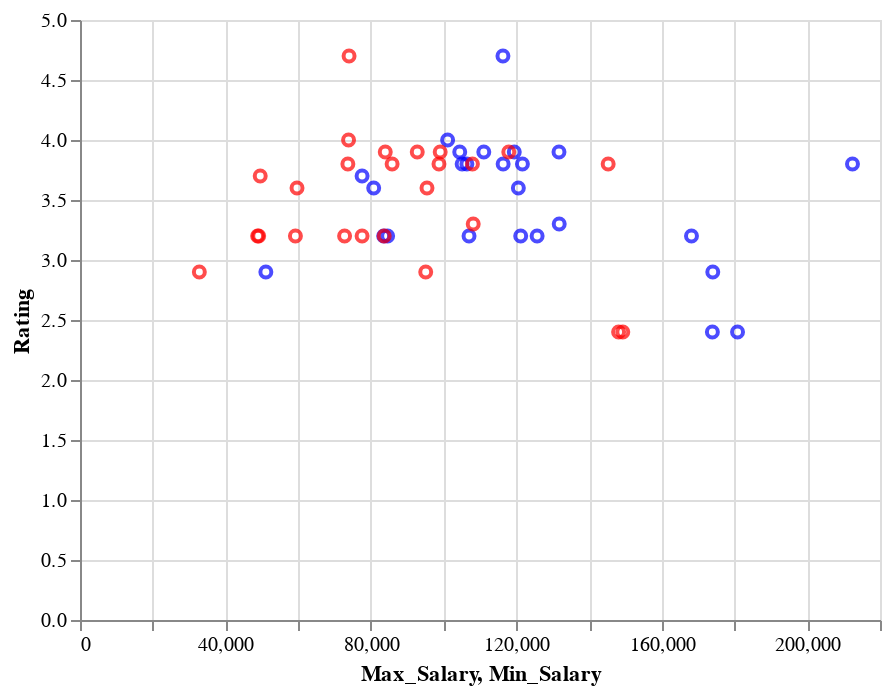

Here is the notebook cell this chart was saved with:
### Code cell
from altair import Chart
import altair as alt
import pandas as pd
from project_functions import clean_data, merge_field


sf = pd.read_csv(r'Data_Job_SF.csv')
ny = pd.read_csv(r'Data_Job_NY.csv')
tx = pd.read_csv(r'Data_Job_TX.csv')
wa = pd.read_csv(r'Data_Job_WA.csv')
sf_clean = clean_data(sf)
wa_clean = clean_data(wa)
tx_clean = clean_data(tx)
ny_clean = clean_data(ny)
df_clean = [sf_clean,wa_clean,tx_clean,ny_clean]
mdict = merge_field('Industry',df_clean)

min_sal = Chart(mdict['Accounting & Legal'])
max_sal = Chart(mdict['Accounting & Legal'])
chart = max_sal.mark_point(color='blue').encode(x='Max_Salary',y='Rating') + min_sal.mark_point(color='red').encode(x='Min_Salary',y='Rating')
chart
